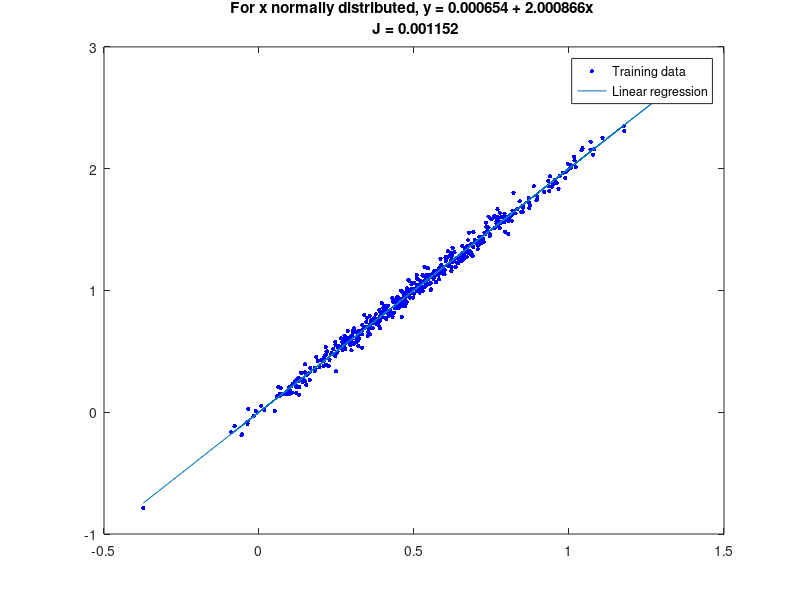
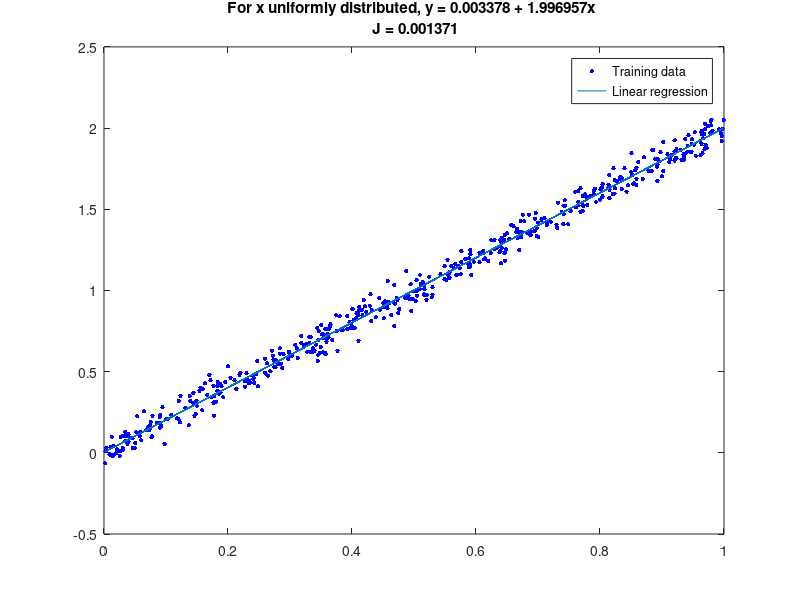
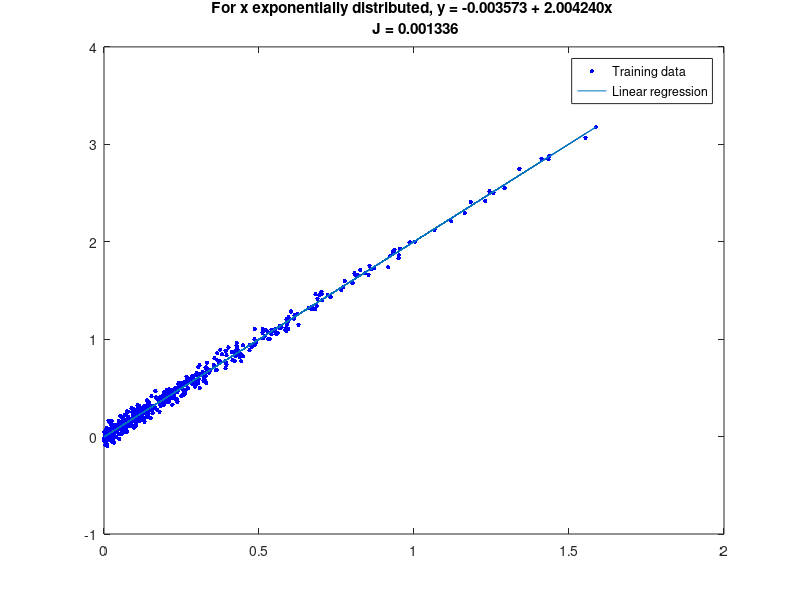

The MATLAB script that drew these images, in order:
%I've coded up a small experiment to basically test the hypothetical linear regression I mentioned above. 
%In the following code, for each of three distributions (normal, uniform, and exponential), 
%I've generated 500 samples (trying to stay around 0 - 1) and computed for each their corresponding y as y(i)=2x(i)+ϵ, 
%where epsilon is normally distributed with mean 0 and var 0.05. 
%Then I fit with linear regression (normal equations) the best fit line for each set of X, y and computed their error. 
%The lines look to be basically equally good fit, regardless of distribution x was drawn from. Also the final training errors are similar. 
%The code can be run from the octave command line:

%% Initialization
clear ; close all; clc

m = 500;

Xnorm = normrnd(0.5,0.25,m,1);
Xuni = unifrnd(0,1,m,1);
Xexp = exprnd(0.25,m,1);

ynorm = 2*Xnorm + normrnd(0,0.05,m,1);
yuni = 2*Xuni + normrnd(0,0.05,m,1);
yexp = 2*Xexp + normrnd(0,0.05,m,1);


Xnorm = [ones(m,1), Xnorm];
Xuni = [ones(m,1), Xuni];
Xexp = [ones(m,1), Xexp];

thetanorm = pinv(Xnorm' * Xnorm) * Xnorm' * ynorm;
thetaexp = pinv(Xexp' * Xexp) * Xexp' * yexp;
thetauni = pinv(Xuni' * Xuni) * Xuni' * yuni;

prednorm = Xnorm * thetanorm;
Jnorm = 1/(2*m) * (prednorm - ynorm)' * (prednorm - ynorm);
preduni = Xuni * thetauni;
Juni = 1/(2*m) * (preduni - yuni)' * (preduni - yuni);
predexp = Xexp * thetaexp;
Jexp = 1/(2*m) * (predexp - yexp)' * (predexp - yexp);

figure; % open a new figure window
plot(Xnorm(:,2),ynorm,'b.','MarkerSize',10);
str = sprintf('For x normally distributed, y = %f + %fx \n J = %f', thetanorm(1), thetanorm(2), Jnorm);
title(str);
hold on;
plot(Xnorm(:,2), Xnorm*thetanorm, '-')
legend('Training data', 'Linear regression')
hold off;

figure; % open a new figure window
plot(Xuni(:,2),yuni,'b.','MarkerSize',10);
str = sprintf('For x uniformly distributed, y = %f + %fx \n J = %f', thetauni(1), thetauni(2), Juni);
title(str);
hold on;
plot(Xuni(:,2), Xuni*thetauni, '-')
legend('Training data', 'Linear regression')
hold off;

figure; % open a new figure window
plot(Xexp(:,2),yexp,'b.','MarkerSize',10);
str = sprintf('For x exponentially distributed, y = %f + %fx \n J = %f', thetaexp(1), thetaexp(2), Jexp);
title(str);
hold on;
plot(Xexp(:,2), Xexp*thetaexp, '-')
legend('Training data', 'Linear regression')
hold off;